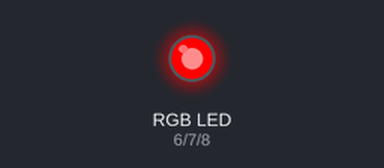
A sketch run on a simulated Arduino Uno, built with avr-gcc and run on an emulated ATmega328P. Parts: an RGB LED mixed from three pins (HIGH = lit).

Above: at 0.05 s.
At 0.8 s:
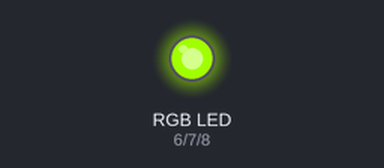
At 1.2 s:
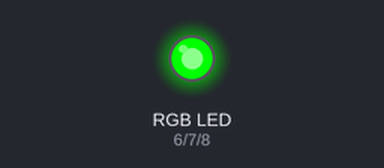
At 1.6 s:
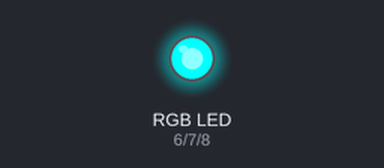
At 2.35 s:
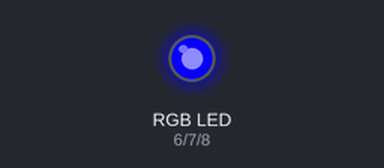
At 3.15 s:
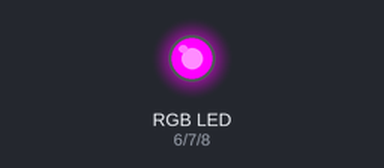
Timing chart, 0 to 8.0 s (numbered marks = the images above):
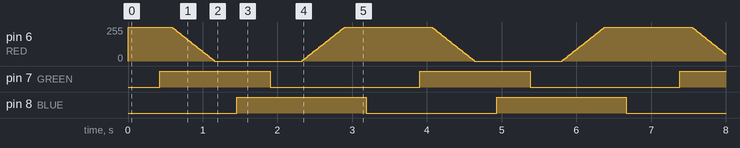

Measured:
- by itself, pin 7 (GREEN): alternates HIGH for 1.5 s and LOW for 2.0 s
- by itself, pin 8 (BLUE): alternates HIGH for 1.7 s and LOW for 1.7 s

The sketch:

rgb_rotate.ino
```cpp
// cycle through the colours of an rgb led

const int RED = 6;
const int GREEN = 7;
const int BLUE = 8;

struct RGB {
  byte red;
  byte blue;
  byte green;
};

struct HSL {
  float hue; // degrees [0 to 360) inc
  float sat; // from [0 to 1] inc
  float lum; // from [0 to 1] inc
};


void setup()
{
  Serial.begin(9600);
  pinMode(RED, OUTPUT);
  pinMode(GREEN, OUTPUT);
  pinMode(BLUE, OUTPUT);
}

void loop()
{
  cycleHue(1,0.03);
}


void setColor(byte red, byte green, byte blue)
{
  analogWrite(RED, red);
  analogWrite(GREEN, green * 0.7);  //scale green back a bit
  analogWrite(BLUE, blue);
}

void setColor(RGB& rgb)
{
  setColor(rgb.red, rgb.green, rgb.blue);
}

void debugHue( int hue, RGB& rgb) {
  char buf[17];
  sprintf (buf,"H%d R%dG%dB%d", hue, rgb.red, rgb.green, rgb.blue);
  Serial.println(buf);
}

void debugVar(char const *name, float val) {
  int num = val;
  int d1 = int(val * 10) % 10;
  int d2 = int(val * 100) % 100;

  char buf[80];
  sprintf(buf, "VAR: %s %d.%d%d", name, num, d1, d2);
  Serial.println(buf);

}

void cycleHue(unsigned int us, float step)
{
  RGB rgb;
  HSL hsl;

  hsl.lum = 0.5;
  hsl.sat = 1.0;
  for (float hue = 0; hue < 360; hue += step) {
    hsl.hue = hue;
    rgb = hsl2rgb(hsl);
    setColor(rgb);

    // debugHue(hue, rgb);

    delayMicroseconds(us);

  }
}

void slowAllVals(unsigned long dwMs)
{
  for (int r = 0; r < 255; r++)
  { // loop from 0 to 254 (fade in)
    for (int g = 0; g < 255; g++)
    { // loop from 0 to 254 (fade in)
      for (int b = 0; b < 255; b++)
      { // loop from 0 to 254 (fade in)
      setColor(r,g,b);
      delay(dwMs);
      }
    }
  }
}

void fade(int delayms, int color)
{

  for (int i = 255; i > 0; i--)
  {                        // loop from 255 to 1 (fade out)
    analogWrite(color, i); // set the LED brightness
    delay(delayms);        // Wait 10ms
  }
}

/*
Conversion taken from
https://www.rapidtables.com/convert/color/hsl-to-rgb.html
*/
RGB hsl2rgb(HSL& hsl)
{
  struct RGB ret;
  int h = hsl.hue;
  if (h >= 360) {
    return ret;
  }

  float l = 2.0 * hsl.lum - 1.0;
  if (l < 0) {
    l = -l;
  }

  // hard to do modulo arithmatic on floating points
  float h1 = (h / 60.0);
  int h2 = int(h1);
  float frac = h1 - float(h2);
  float h4 = float(h2 % 2) + frac - 1.0;

  if (h4 < 0) {
    h4 = -h4;
  }

  float c = (1.0 - l) * hsl.sat;
  float x = c * ( 1.0 - h4);
  float m = hsl.lum - c / 2.0;

  // debugVar("hue",hsl.hue);
  // debugVar("h1",h1);
  // debugVar("h2",h2);
  // debugVar("frac",frac);
  // debugVar("h4",h4);
  // debugVar("l",l);
  // debugVar("c",c);
  // debugVar("x",x);
  // debugVar("m",m);


  float r;
  float g;
  float b;

  if (h < 60) {
    r = c;
    g = x;
    b = 0;
  }
  else if (h < 120) {
    r = x;
    g = c;
    b = 0;
  }
  else if (h < 180) {
    r = 0;
    g = c;
    b = x;
  }
  else if (h < 240) {
    r = 0;
    g = x;
    b = c;
  }
  else if (h < 300) {
    r = x;
    g = 0;
    b = c;
  }
  else if (h < 360) {
    r = c;
    g = 0;
    b = x;
  }

  ret.red = (r + m) * 255;
  ret.green = (g + m) * 255;
  ret.blue = (b + m) * 255;

  return ret;
}
```
